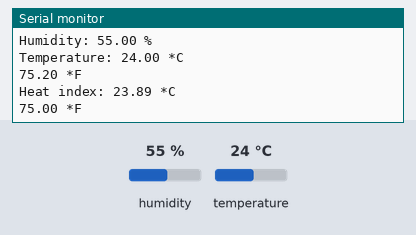
Simulated run of this sketch. Board: Arduino Uno, built with avr-gcc and run on an emulated ATmega328P. On the bench: the last lines printed to the serial monitor. Inputs (shaded band) come from the test bench; at power-on: humidity 55 %, temperature 24 °C.

Above: at 4.8 s.
4.9 s: humidity set to 22 %
At 7.1 s:
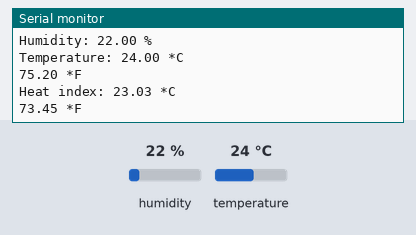
7.9 s: temperature set to 41 °C
At 9.2 s:
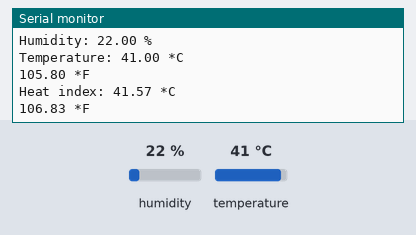
14.3 s: humidity set to 40 %
At 15.7 s:
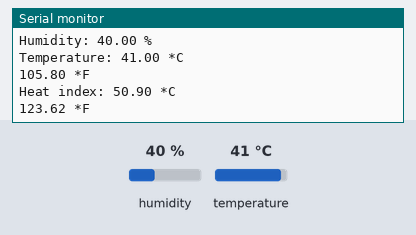
Timing chart, 0 to 17.3 s (numbered marks = the images above; inputs shaded):
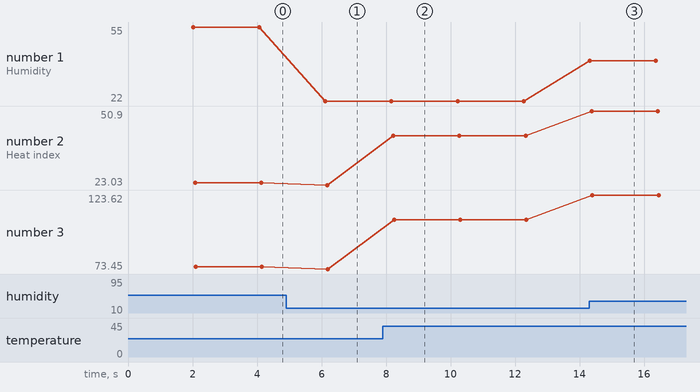

The sketch:

Temperature_Humidity_Sensor_Analog.ino
```cpp
#include <DHT.h>
#include <DHT_U.h>

// #include <Adafruit_Sensor.h>
// #include <DHT.h>
#define DHTPIN A0
#define DHTTYPE DHT11

DHT dht(DHTPIN, DHTTYPE);

void setup() {
  dht.begin();
  Serial.begin(9600);
}


void loop(){
  delay(2000);

  float h = dht.readHumidity();
  float t = dht.readTemperature();
  float f = dht.readTemperature(true);

  if (isnan(h) || isnan(t)) {
    Serial.println("Failed to read from DHT sensor!");
    return;
  }

  float hif = dht.computeHeatIndex(f, h);
  float hic = dht.computeHeatIndex(t, h, false);

  Serial.print("Humidity: ");
  Serial.print(h);
  Serial.println(" %\t");

  Serial.print("Temperature: ");
  Serial.print(t);
  Serial.println(" *C ");

  Serial.print(f);
  Serial.println(" *F\t");

  Serial.print("Heat index: ");
  Serial.print(hic);
  Serial.println(" *C ");

  Serial.print(hif);
  Serial.println(" *F");
}
```

Measured:
- after the input at 4.9 s, the serial monitor: prints a new line after 1.2 s (image 1)
- after the input at 7.9 s, the serial monitor: prints a new line after 0.29 s (image 2)
- after the input at 14.3 s, the serial monitor: prints a new line at once (image 3)
- plotted number 1: 55 → 22 after the input at 4.9 s, 22 → 40 after the input at 14.3 s
- plotted number 2: 23.89 → 23.03 after the input at 4.9 s, 23.03 → 41.57 after the input at 7.9 s, 41.57 → 50.9 after the input at 14.3 s
- plotted number 3: 75 → 73.45 after the input at 4.9 s, 73.45 → 106.83 after the input at 7.9 s, 106.83 → 123.62 after the input at 14.3 s
